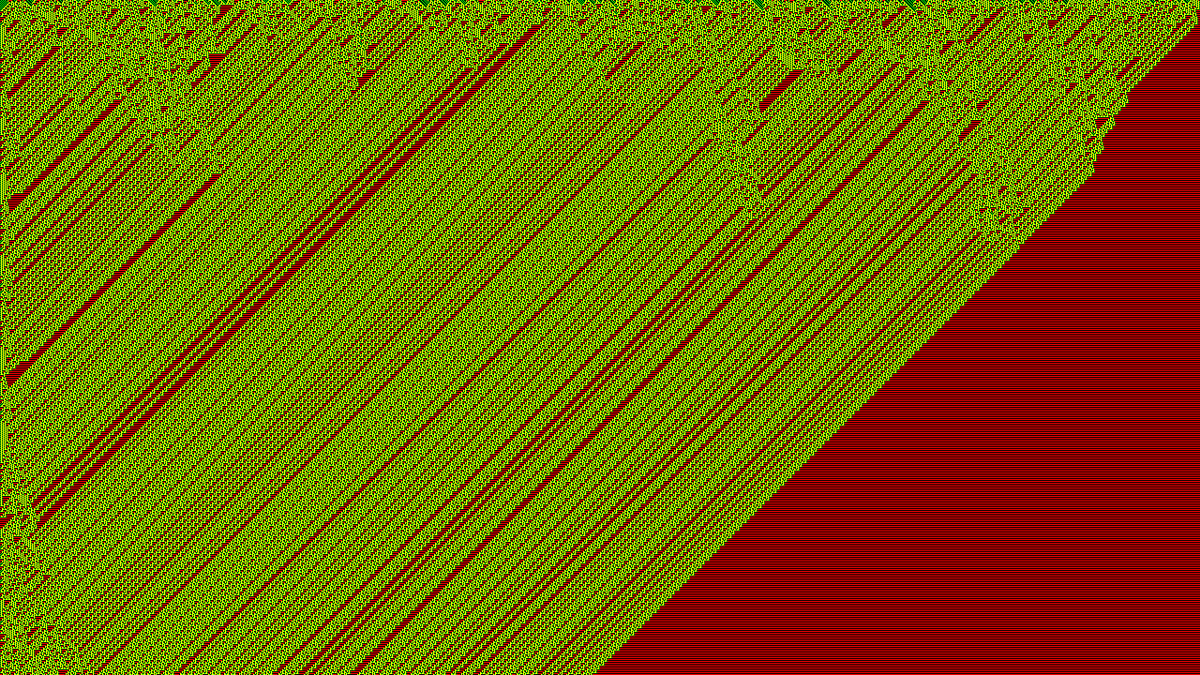
Frame 1 (no input)
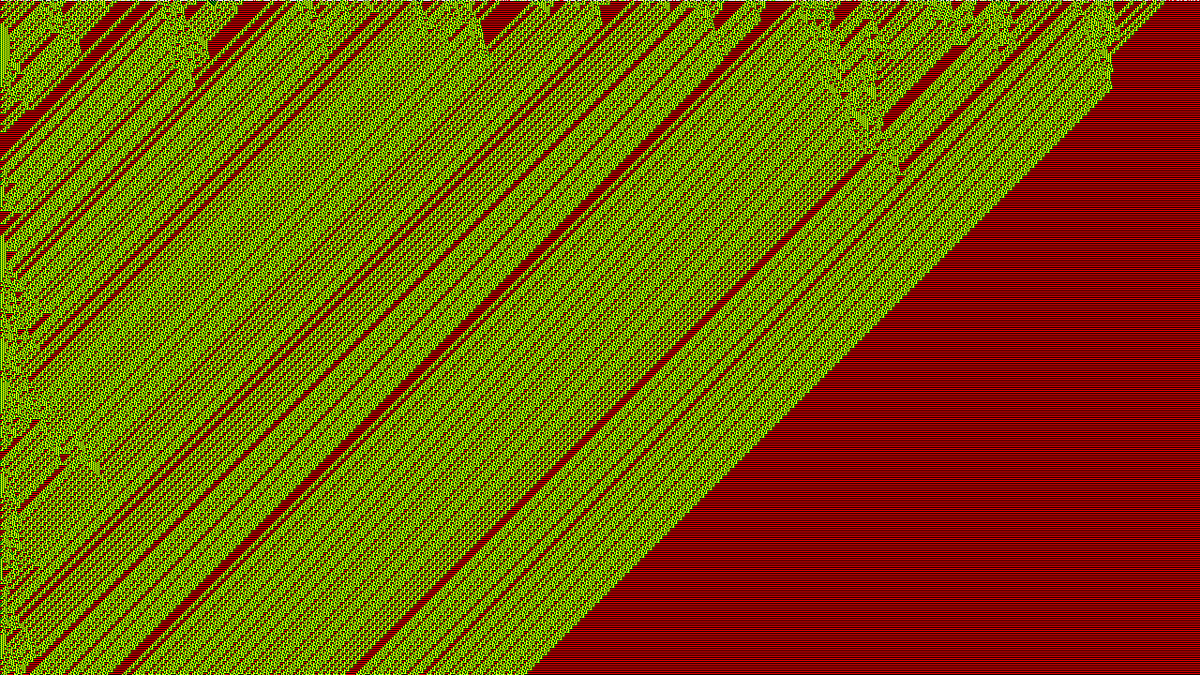
Frame 60 (the mouse pressed at the canvas centre just before this capture)
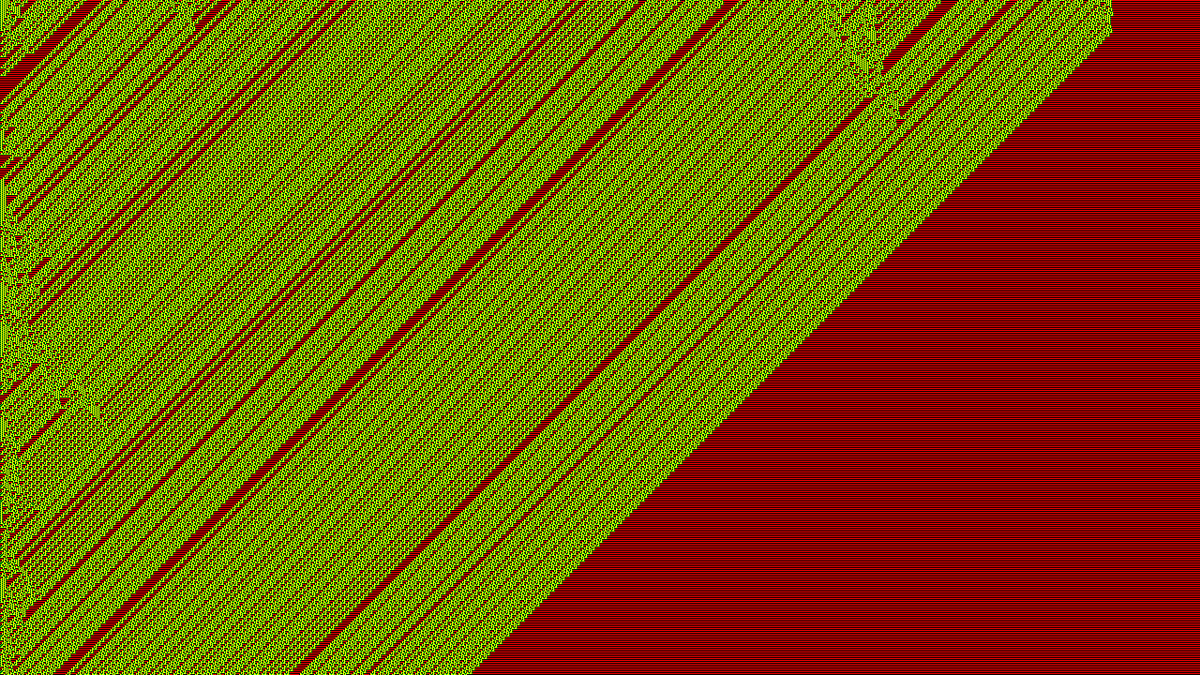
Frame 120 (the mouse held since frame 60 and released just before this capture)

The Processing sketch that drew these frames (run headless with seeded random() and noise(); from frame 60 on, the mouse is pressed at the canvas centre):

// Processing sketch: Automat
// ── Automat.pde
color[] oldP;
color dead;
color live;

void setup(){
  size(1280, 720);
  colorMode(RGB, 1);
  dead = color(0);
  live = color(1);
  oldP = new color[width * height];
  background(dead);
  stroke(live);
  frameRate(20);
  
  randomSeed();
  //point(width/2, 0);
}

void randomSeed(){
  background(dead);
  loadPixels();
  for(int i = 0; i < width; i++){
    if(random(1) >= .5) pixels[i] = live;
  }
  updatePixels();
  
  loadPixels();
  oldP = pixels;
  for(int h = 0; h < height-1; h++){
    for(int w = 0; w < width; w++){
      pixels[lin(w, h+1)] = color(check73(oldP, w, h), check120(oldP, w, h), 0);
    }
  }
  updatePixels();
}

void mousePressed(){
  randomSeed();
  //loop();
}

int lin(int x, int y){
  return y * width + x;
}

boolean checkCoords(int x, int y){
  if(x >= 0 && x < width && y >= 0 && y < height) return true;
  else return false;
}

int check73(color[] p, int x0, int y0){
  int i0 = lin(x0, y0);
  
  color c0 = p[i0];
  color c1;
  color c2;
  
  int x1 = abs((x0 - 1)%width);
  int i1 = lin(x1, y0);
  c1 = p[i1];
  
  int x2 = abs((x0 + 1)%width);
  int i2 = lin(x2, y0);
  c2 = p[i2];

       if( c1 != dead && c0 != dead && c2 != dead ) return 0;
  else if( c1 != dead && c0 != dead && c2 == dead ) return 1;
  else if( c1 != dead && c0 == dead && c2 != dead ) return 0;
  else if( c1 != dead && c0 == dead && c2 == dead ) return 0;
  else if( c1 == dead && c0 != dead && c2 != dead ) return 1;
  else if( c1 == dead && c0 != dead && c2 == dead ) return 0;
  else if( c1 == dead && c0 == dead && c2 != dead ) return 0;
  else if( c1 == dead && c0 == dead && c2 == dead ) return 1;
  else return dead;
}

int check120(color[] p, int x0, int y0){
  int i0 = lin(x0, y0);
  
  color c0 = p[i0];
  color c1;
  color c2;
  
  int x1 = abs((x0 - 1)%width);
  int i1 = lin(x1, y0);
  c1 = p[i1];
  
  int x2 = abs((x0 + 1)%width);
  int i2 = lin(x2, y0);
  c2 = p[i2];

       if( c1 != dead && c0 != dead && c2 != dead ) return 0;
  else if( c1 != dead && c0 != dead && c2 == dead ) return 1;
  else if( c1 != dead && c0 == dead && c2 != dead ) return 1;
  else if( c1 != dead && c0 == dead && c2 == dead ) return 1;
  else if( c1 == dead && c0 != dead && c2 != dead ) return 1;
  else if( c1 == dead && c0 != dead && c2 == dead ) return 0;
  else if( c1 == dead && c0 == dead && c2 != dead ) return 0;
  else if( c1 == dead && c0 == dead && c2 == dead ) return 0;
  else return dead;
}

void draw(){
  loadPixels();
  oldP = pixels;
  for(int h = 1; h < height; h++){
    for(int w = 0; w < width; w++){
      pixels[lin(w, h-1)] = oldP[lin(w, h)];
    }
  }
  for(int w = 0; w < width; w++){
    pixels[lin(w, height-1)] = color(check73(oldP, w, height-2), check120(oldP, w, height-2), 0);
  }
  updatePixels();
  //noLoop();
}
